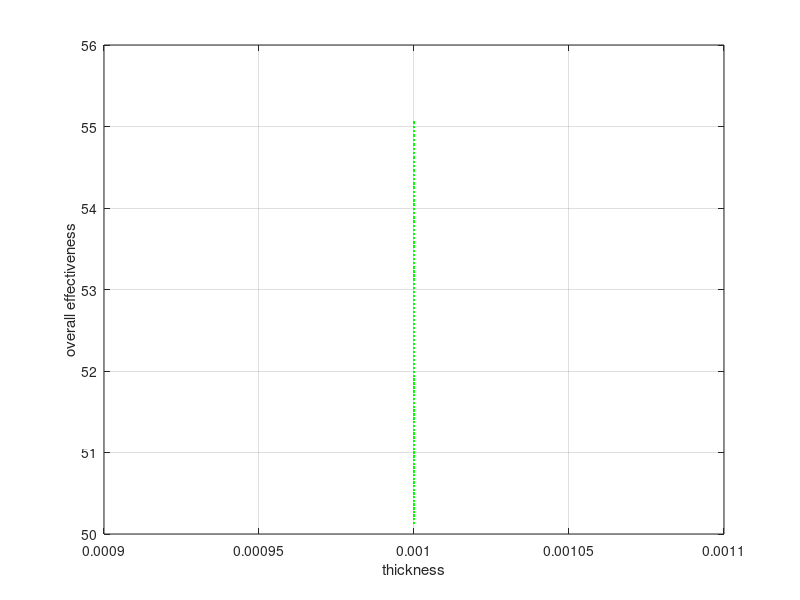

The MATLAB script that drew this image:
%heat transfer rectangular Project BM
l=0.03;  %(m) length
k=237;   %(W/m-k)
h=35;    %(W/m^2-k)
Tb=100; %(C)
Ts=30;   %(C)
w=1;     %(m) width
n=1;     %sample starting
%s=0.001;  %(m)spacing
t=0.001
for s=0:0.000001:0.0001;
p=(2*w);
A=w*t;
lc=l+(t/2);
m=sqrt((h*p)/(k*A));
E=(tanh(m*lc))/(m*lc);

N=(1/(t+s));

Afin=N*2*(w*l)+(A);
Aunf=1-N*A;
Qfin=E*h*Afin*(Tb-Ts);

Qunf=h*Aunf*(Tb-Ts);
Qtotal=Qfin+Qunf;
Qwofin=h*1*(Tb-Ts);
ETotal=Qtotal/Qwofin;
%if ETotal>=36.8;
   % break
%end
plot(t,ETotal,'g')
xlabel('thickness')
ylabel('overall effectiveness')
grid on
hold on
Y(n)=ETotal;
n=n+1;
   end
   max(Y)
   